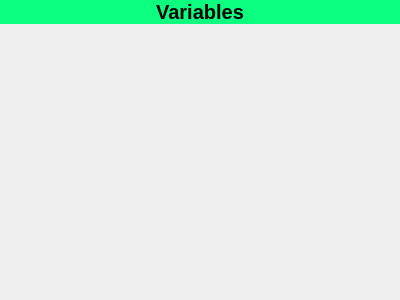
<?xml version="1.0" encoding="UTF-8"?>
<ui version="4.0">
 <class>NewGeneVariables</class>
 <widget class="QWidget" name="NewGeneVariables">
  <property name="geometry">
   <rect>
    <x>0</x>
    <y>0</y>
    <width>400</width>
    <height>300</height>
   </rect>
  </property>
  <property name="windowTitle">
   <string>Form</string>
  </property>
  <layout class="QVBoxLayout" name="verticalLayout">
   <property name="spacing">
    <number>0</number>
   </property>
   <property name="margin">
    <number>0</number>
   </property>
   <item>
    <widget class="QLabel" name="label">
     <property name="autoFillBackground">
      <bool>false</bool>
     </property>
     <property name="styleSheet">
      <string notr="true">QLabel
{
	background-color : #0cff7f;
	font-weight: bold;
	font-size: 20px;
}</string>
     </property>
     <property name="text">
      <string>Variables</string>
     </property>
     <property name="alignment">
      <set>Qt::AlignCenter</set>
     </property>
     <property name="textInteractionFlags">
      <set>Qt::NoTextInteraction</set>
     </property>
    </widget>
   </item>
   <item>
    <widget class="QScrollArea" name="scrollArea">
     <property name="frameShape">
      <enum>QFrame::NoFrame</enum>
     </property>
     <property name="widgetResizable">
      <bool>true</bool>
     </property>
     <widget class="NewGeneVariableGroupsScrollArea" name="scrollAreaWidgetContents">
      <property name="geometry">
       <rect>
        <x>0</x>
        <y>0</y>
        <width>400</width>
        <height>276</height>
       </rect>
      </property>
     </widget>
    </widget>
   </item>
  </layout>
 </widget>
 <customwidgets>
  <customwidget>
   <class>NewGeneVariableGroupsScrollArea</class>
   <extends>QWidget</extends>
   <header>newgenevariablegroupsscrollarea.h</header>
   <container>1</container>
  </customwidget>
 </customwidgets>
 <resources/>
 <connections/>
</ui>
